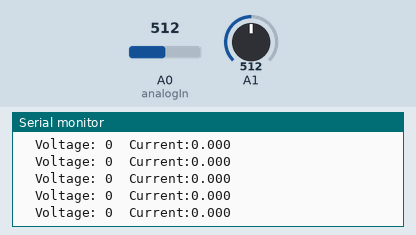
Bench run of a sketch on a simulated Arduino Uno, built with avr-gcc and run on an emulated ATmega328P. Parts: the last lines printed to the serial monitor. The test bench sets the inputs (shaded band); at power-on: A0 (analogIn) = 512, A1 = 512.

Above: at 4.2 s.
4.3 s: A0 (analogIn) set to 494
At 4.9 s:
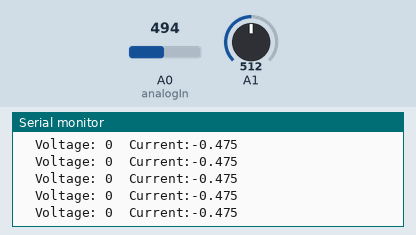
7.3 s: A0 (analogIn) set to 147
At 8.2 s:
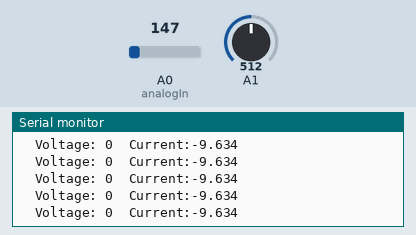
10.3 s: A0 (analogIn) set to 128
At 11.3 s:
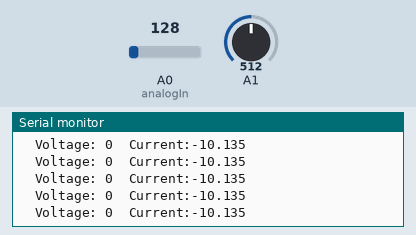
Timing chart, 0 to 13.3 s (numbered marks = the images above; inputs shaded):
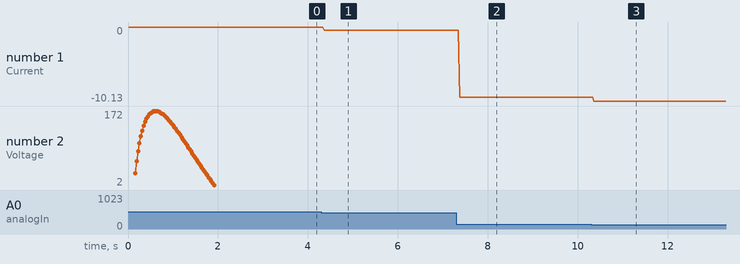

Measured:
- after the input at 4.3 s, the serial monitor: prints a new line after 0.06 s (image 1)
- after the input at 7.3 s, the serial monitor: prints a new line after 0.08 s (image 2)
- after the input at 10.3 s, the serial monitor: prints a new line after 0.06 s (image 3)
- plotted number 1: 0 → -0.47 after the input at 4.3 s, -0.47 → -9.63 after the input at 7.3 s, -9.63 → -10.13 after the input at 10.3 s

The sketch:

ZMPT_and_ACS712_SinglePhase.ino
```cpp
#include <Filters.h> // Easy library to do the calculations

// Settings For the ZMPT101B
float testFrequency = 50; // Voltage Frequency (50Hz  or 60Hz)
float windowLength = 40.0 / testFrequency; // Length for average of the signal for Statistics
int Sensor = 0; // Sensor Analog Input
float intercept = -0.04; // To be adjusted based on calibration testing
float slope = 0.0405; // To be adjusted based on calibration testing
float current_Volts; // Voltage
unsigned long printPeriod = 10; // Refresh rate(ms)
unsigned long previousMillis = 0; // Previous time for printing
RunningStatistics inputStats; // Easy life lines for RMS calculation

//Setting for the Current Sensor
const int analogIn = A0; // Use the Pin Assignined for the sensor.
int mVperAmp = 185; // use 185 for 5A  or 100 for 20A Module and 66 for 30A Module
int RawValue= 0; // Assinging Output
int ACSoffset = 2500; // Midpoint or Zero
double Voltage = 0; // saving in 2 decimal place
double Amps = 0; //  saving in 2 decimal place


void setup() {
  Serial.begin(9600); // Start the serial port
  inputStats.setWindowSecs(windowLength); // Set the window for RMS calculation
}

void loop() {
  // Voltage Segment
  Sensor = analogRead(A1); // Read the analog input value
  inputStats.input(Sensor); // Log to Stats function
  if ((unsigned long)(millis() - previousMillis) >= printPeriod) {
    previousMillis = millis(); // Update time every 5 seconds
    // Calculate the voltage
    current_Volts = intercept + slope * inputStats.sigma(); // Calibration for offset and amplitude
    current_Volts = current_Volts * (40.3231) - 245; // Further calibrations for the amplitude
    Serial.print("\n");
    // Check if voltage is below a certain threshold, if so print 0
    if (current_Volts < 0.1) {  // You can change this threshold value as needed
      Serial.print("\tVoltage: 0");
    } else {
      Serial.print("\tVoltage:");
      Serial.print(current_Volts,0); // Print actual voltage if above threshold
      Serial.print("\t");

    }

  }
  // Current Segment
  RawValue = analogRead(analogIn); // taking input
  Voltage = (RawValue / 1024.0) * 5000; // Gets you mV
  Amps = ((Voltage - ACSoffset) / mVperAmp);  //
  // Observing Raw Input
  // Observing Raw Output
  Serial.print("\tCurrent:");
  Serial.println(Amps,3);
  delay(10);
}
// The End
// The Code was Merged and Modified by EchoSniper
// For Any Kind of Inquires contact through echosniper.py@gmail.com or raafiu7@gmail.com
```
